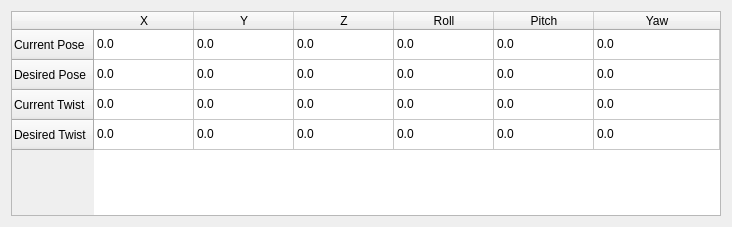
<?xml version="1.0" encoding="UTF-8"?>
<ui version="4.0">
 <class>Table</class>
 <widget class="QWidget" name="Table">
  <property name="geometry">
   <rect>
    <x>0</x>
    <y>0</y>
    <width>732</width>
    <height>227</height>
   </rect>
  </property>
  <property name="sizePolicy">
   <sizepolicy hsizetype="Minimum" vsizetype="Minimum">
    <horstretch>0</horstretch>
    <verstretch>0</verstretch>
   </sizepolicy>
  </property>
  <property name="windowTitle">
   <string>Form</string>
  </property>
  <layout class="QGridLayout" name="gridLayout">
   <item row="0" column="0">
    <widget class="QTableWidget" name="tableWidget">
     <property name="sizePolicy">
      <sizepolicy hsizetype="Minimum" vsizetype="Minimum">
       <horstretch>0</horstretch>
       <verstretch>0</verstretch>
      </sizepolicy>
     </property>
     <property name="minimumSize">
      <size>
       <width>507</width>
       <height>148</height>
      </size>
     </property>
     <property name="verticalScrollBarPolicy">
      <enum>Qt::ScrollBarAlwaysOff</enum>
     </property>
     <property name="editTriggers">
      <set>QAbstractItemView::NoEditTriggers</set>
     </property>
     <attribute name="horizontalHeaderCascadingSectionResizes">
      <bool>true</bool>
     </attribute>
     <attribute name="horizontalHeaderStretchLastSection">
      <bool>true</bool>
     </attribute>
     <attribute name="verticalHeaderCascadingSectionResizes">
      <bool>true</bool>
     </attribute>
     <attribute name="verticalHeaderStretchLastSection">
      <bool>false</bool>
     </attribute>
     <row>
      <property name="text">
       <string>Current Pose</string>
      </property>
     </row>
     <row>
      <property name="text">
       <string>Desired Pose</string>
      </property>
     </row>
     <row>
      <property name="text">
       <string>Current Twist</string>
      </property>
     </row>
     <row>
      <property name="text">
       <string>Desired Twist</string>
      </property>
     </row>
     <column>
      <property name="text">
       <string>X</string>
      </property>
     </column>
     <column>
      <property name="text">
       <string>Y</string>
      </property>
     </column>
     <column>
      <property name="text">
       <string>Z</string>
      </property>
     </column>
     <column>
      <property name="text">
       <string>Roll</string>
      </property>
     </column>
     <column>
      <property name="text">
       <string>Pitch</string>
      </property>
     </column>
     <column>
      <property name="text">
       <string>Yaw</string>
      </property>
     </column>
     <item row="0" column="0">
      <property name="text">
       <string notr="true">0.0</string>
      </property>
     </item>
     <item row="0" column="1">
      <property name="text">
       <string notr="true">0.0</string>
      </property>
     </item>
     <item row="0" column="2">
      <property name="text">
       <string notr="true">0.0</string>
      </property>
     </item>
     <item row="0" column="3">
      <property name="text">
       <string notr="true">0.0</string>
      </property>
     </item>
     <item row="0" column="4">
      <property name="text">
       <string notr="true">0.0</string>
      </property>
     </item>
     <item row="0" column="5">
      <property name="text">
       <string notr="true">0.0</string>
      </property>
     </item>
     <item row="1" column="0">
      <property name="text">
       <string notr="true">0.0</string>
      </property>
     </item>
     <item row="1" column="1">
      <property name="text">
       <string notr="true">0.0</string>
      </property>
     </item>
     <item row="1" column="2">
      <property name="text">
       <string notr="true">0.0</string>
      </property>
     </item>
     <item row="1" column="3">
      <property name="text">
       <string notr="true">0.0</string>
      </property>
     </item>
     <item row="1" column="4">
      <property name="text">
       <string notr="true">0.0</string>
      </property>
     </item>
     <item row="1" column="5">
      <property name="text">
       <string notr="true">0.0</string>
      </property>
     </item>
     <item row="2" column="0">
      <property name="text">
       <string notr="true">0.0</string>
      </property>
     </item>
     <item row="2" column="1">
      <property name="text">
       <string notr="true">0.0</string>
      </property>
     </item>
     <item row="2" column="2">
      <property name="text">
       <string notr="true">0.0</string>
      </property>
     </item>
     <item row="2" column="3">
      <property name="text">
       <string notr="true">0.0</string>
      </property>
     </item>
     <item row="2" column="4">
      <property name="text">
       <string notr="true">0.0</string>
      </property>
     </item>
     <item row="2" column="5">
      <property name="text">
       <string notr="true">0.0</string>
      </property>
     </item>
     <item row="3" column="0">
      <property name="text">
       <string notr="true">0.0</string>
      </property>
     </item>
     <item row="3" column="1">
      <property name="text">
       <string notr="true">0.0</string>
      </property>
     </item>
     <item row="3" column="2">
      <property name="text">
       <string notr="true">0.0</string>
      </property>
     </item>
     <item row="3" column="3">
      <property name="text">
       <string notr="true">0.0</string>
      </property>
     </item>
     <item row="3" column="4">
      <property name="text">
       <string notr="true">0.0</string>
      </property>
     </item>
     <item row="3" column="5">
      <property name="text">
       <string notr="true">0.0</string>
      </property>
     </item>
    </widget>
   </item>
  </layout>
 </widget>
 <resources/>
 <connections/>
</ui>
